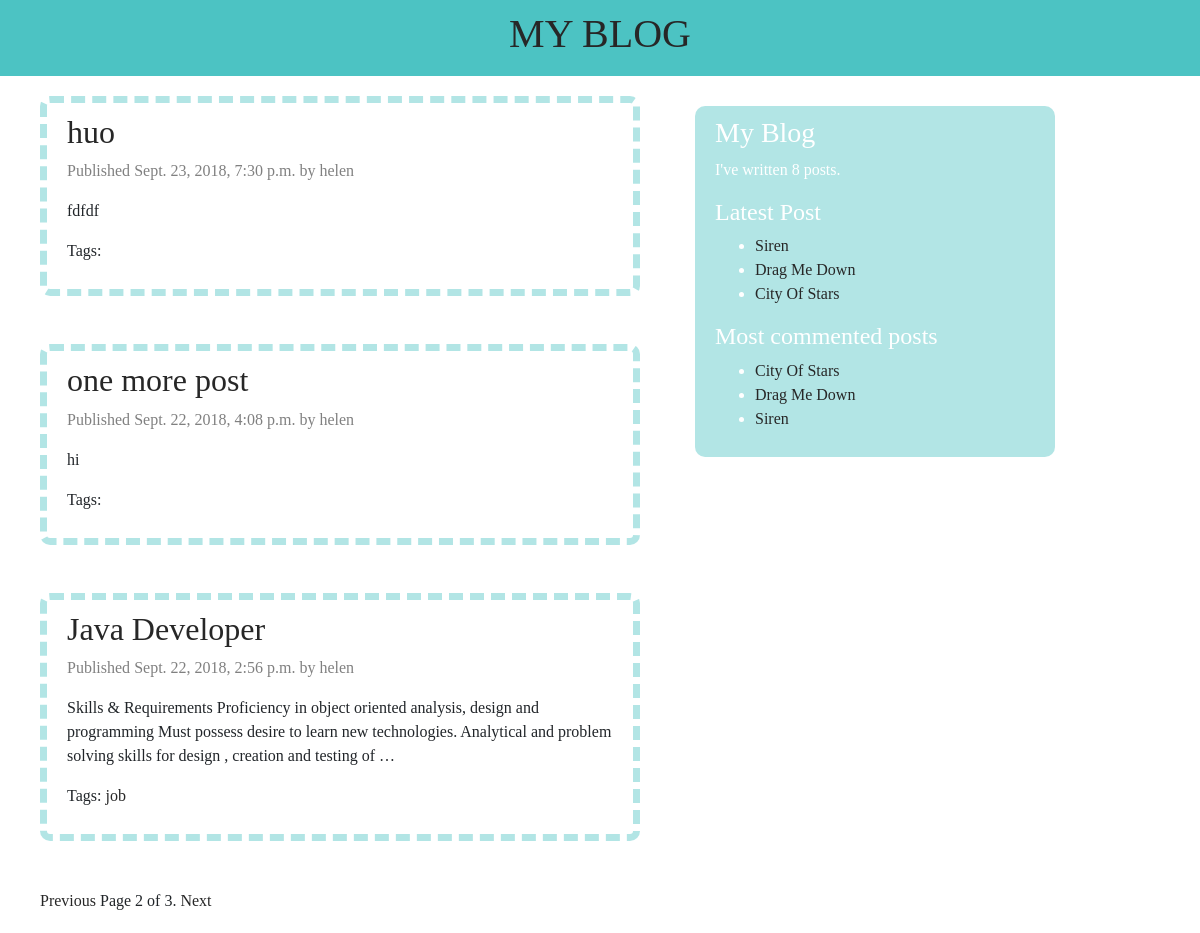
Screenshot of /blog/?page=2 with the database file from the repository.
### blog/models.py (models this page shows, shortened)
class  Post(models.Model):
	STATUS_CHOICES=(
			('draft','Draft'),
			('published','Published')
	)
	title = models.CharField(max_length=250)
	slug = models.SlugField(max_length=250,unique_for_date='publish')
	author = models.ForeignKey(User,related_name='blog_posts',on_delete=models.CASCADE)
	body = models.TextField()
	publish = models.DateTimeField(default=timezone.now)
	created = models.DateTimeField(auto_now_add=True)
	updated = models.DateTimeField(auto_now = True)
	status = models.CharField(max_length=10,choices=STATUS_CHOICES,default='draft')
	objects = models.Manager()
	published = PublishedManager()
	tags = TaggableManager()
	class Meta:
		ordering = ('-publish',)
	def get_absolute_url(self):
		return reverse('blog:post_detail',
					args=[self.publish.year,
						  self.publish.strftime('%m'),
						  self.publish.strftime('%d'),
						  self.slug])

### blog/views.py (the view)
# urls.py: path(r'', views.post_list, name='post_list'),
def post_list(request,tag_slug=None):
  object_list = Post.published.all()
  tag = None
  if tag_slug:
    tag = get_object_or_404(Tag,slug=tag_slug)
    object_list = object_list.filter(tags__in = [tag])
  paginator = Paginator(object_list,3)
  page = request.GET.get('page')
  try:
    posts = paginator.page(page)
  except PageNotAnInteger: #page不是整數，轉到第一頁
    posts = paginator.page(1)
  except EmptyPage:  #page out of range>>deliver to last page
    posts = paginator.page(paginator.num_pages)
  return render(request,
          'blog/post/list.html',
          {'posts':posts,
          'page':page,
          'tag':tag})

### blog/templatetags/blog_tags.py (called while the page is built)
@register.simple_tag
def total_posts():
	return Post.published.count()

@register.inclusion_tag('blog/post/latest_posts.html')
def show_latest_posts(count=5):
	latest_posts = Post.published.order_by('-publish')[:count]
	return {'latest_posts':latest_posts}

@register.simple_tag
def get_most_commented_posts(count=3):
	return Post.published.annotate(
			total_comments = Count('comments')
		).order_by('-total_comments')[:count]

### blog/templates/blog/post/list.html (shortened to what this page needs)
{% extends "blog/base.html" %}
{% block content %}
	{% for post in posts %}
	<div id="list_post">
		<h2><a href="{{ post.get_absolute_url }}">
			{{ post.title }}
		</a></h2>
		<p class="date">
			Published {{ post.publish }} by {{ post.author }}
		</p>
		{{ post.body|truncatewords:30|linebreaks }}
		<p class="tags">
			Tags:
			{% for tag in post.tags.all %}
				<a href='{% url "blog:post_list_by_tag" tag.slug %}'>
					{{ tag.name }}
				</a>
			{% endfor%}
		</p>
	</div>
	<br><br>
	{% endfor %}
	{% include "pagination.html" with page=posts %}
{% endblock %}

### blog/templates/blog/base.html (shortened to what this page needs)
{% load blog_tags %}
{% load staticfiles %}
<!DOCTYPE html>
<html>
<head>
	<link rel="stylesheet" href="https://stackpath.bootstrapcdn.com/bootstrap/4.1.1/css/bootstrap.min.css">
	<link rel="stylesheet" type="text/css" href="{% static 'css/base_style.css' %}">
</head>
<body>
	<div id="main_title">
		<h1><a href= '{{ post.get_home_page }}' class="button_href">MY BLOG</a></h1>
	</div>
	<div id='content'>
		{% block content %}
		{% endblock %}
	</div>
	<div id='sidebar'>
		<h3>My Blog</h3>
		<p>I've written {% total_posts %} posts.</p>
		<h4>Latest Post</h4>
			{% show_latest_posts 3 %}
		<h4>Most commented posts</h4>
		{% get_most_commented_posts as most_commented_posts %}
			<ul>
				{% for post in most_commented_posts %}
				<li>
					<a href="{{ post.get_absolute_url }}">{{ post.title }}</a>
				</li>
				{% endfor %}
			</ul>
	</div>
</body>
</html>

### blog/templates/blog/post/latest_posts.html
<ul>
	{% for post in latest_posts %}
	<li>
		<a href="{{ post.get_absolute_url }}">{{ post.title }}</a>
	</li>
	{% endfor %}
</ul>

### blog/static/css/base_style.css (style rules this page uses)
body { font-family:helvetica, sans-serif; background-color:white; font-family:"Times New Roman", Times, serif;; }
a { text-decoration:none; color: #272727; }
h2 { color: #00AAAA; }
#main_title { padding:10px 30px; background-color:rgb(0, 170, 170,0.7); color: white; text-align:center; position:relative; }
#content { margin: 20px 25px 20px 10px; padding:0px 30px; width: 55%; float:left; }
#sidebar { background-color:rgb(0, 170, 170,0.3); color: white; border-radius: 10px; width: 30%; margin-top: 30px; padding: 10px 20px; float:left; }
#list_post { border: 7px rgb(0, 170, 170,0.3) dashed; padding: 10px 20px; border-radius: 10px; }
.date { color: gray; }

### rows the page displays
Post: title "huo", publish "Sept. 23, 2018, 7:30 p.m.", author "helen", body "fdfdf"
Post: title "one more post", publish "Sept. 22, 2018, 4:08 p.m.", author "helen", body "hi"
Post: title "Java Developer", publish "Sept. 22, 2018, 2:56 p.m.", author "helen", body "Skills & Requirements Proficiency in object oriented analysis, design and programming Must possess desire to learn new technologies. Analytical and problem solving skills for design , creation and testing of …"
Tag: name "job"
Post: title "Siren"
Post: title "Drag Me Down"
Post: title "City Of Stars"

### other values shown
{{ page.number }} "2"
{{ page.paginator.num_pages }} "3"
